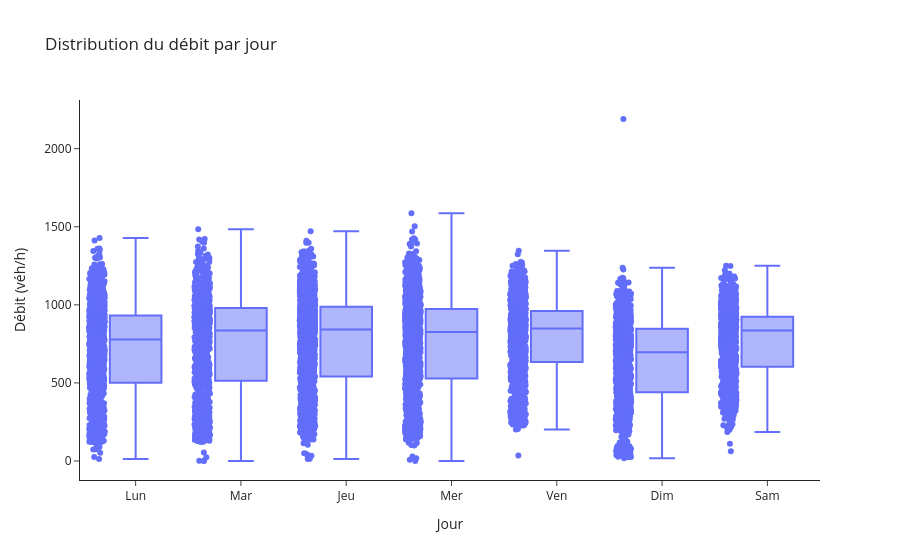

Notebook code for this chart:
### Code cell
box = df_axe.dropna(subset=['Débit horaire']).copy()
fig = px.box(
    box, x='jour_semaine', y='Débit horaire', points='all',
    title=f"Distribution du débit par jour",
    labels={'jour_semaine':'Jour','Débit horaire':'Débit (véh/h)'}
)
fig.update_layout(template='simple_white')
fig.show()

### Figure 1 — Plotly figure (JSON) as saved in the notebook; plotly's stock layout.template omitted (floating-point values rounded to 4 significant figures; data arrays with more than 128 entries replaced by an {"elided": "..."} marker saying what was removed)
{"data": [{"alignmentgroup": "True", "boxpoints": "all", "hovertemplate": "Jour=%{x}<br>Débit (véh/h)=%{y}<extra></extra>", "legendgroup": "", "marker": {"color": "#636efa"}, "name": "", "notched": false, "offsetgroup": "", "orientation": "v", "showlegend": false, "type": "box", "x": {"elided": "8197 str values"}, "x0": " ", "xaxis": "x", "y": {"elided": "8197 float values"}, "y0": " ", "yaxis": "y"}], "layout": {"boxmode": "group", "legend": {"tracegroupgap": 0}, "title": {"text": "Distribution du débit par jour"}, "xaxis": {"anchor": "y", "domain": [0, 1], "title": {"text": "Jour"}}, "yaxis": {"anchor": "x", "domain": [0, 1], "title": {"text": "Débit (véh/h)"}}}}
